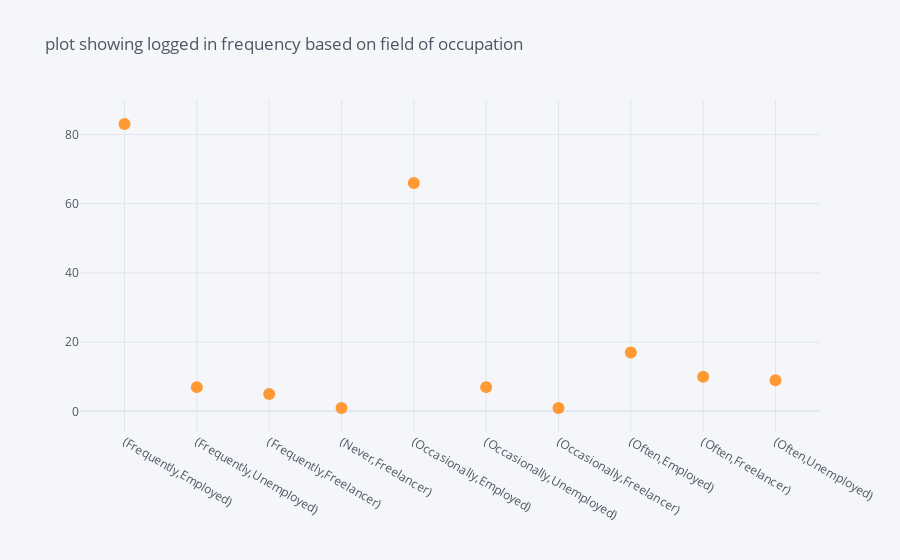

The notebook cell saved with this chart:
### Code cell
plot4 = datas['Field of Occupation'].groupby(datas['Logged in Frequency']).value_counts()
plot4.iplot(kind='scatter', mode='markers', title='plot showing logged in frequency based on field of occupation')

### Figure 1 — Plotly figure (JSON) as saved in the notebook; plotly's stock layout.template omitted (floating-point values rounded to 4 significant figures)
{"data": [{"line": {"color": "rgba(255, 153, 51, 1.0)", "dash": "solid", "shape": "linear", "width": 1.3}, "marker": {"size": 12, "symbol": "circle"}, "mode": "markers", "name": "Field of Occupation", "text": "", "type": "scatter", "x": ["(Frequently,Employed)", "(Frequently,Unemployed)", "(Frequently,Freelancer)", "(Never,Freelancer)", "(Occasionally,Employed)", "(Occasionally,Unemployed)", "(Occasionally,Freelancer)", "(Often,Employed)", "(Often,Freelancer)", "(Often,Unemployed)"], "y": [83, 7, 5, 1, 66, 7, 1, 17, 10, 9]}], "layout": {"legend": {"bgcolor": "#F5F6F9", "font": {"color": "#4D5663"}}, "paper_bgcolor": "#F5F6F9", "plot_bgcolor": "#F5F6F9", "title": {"font": {"color": "#4D5663"}, "text": "plot showing logged in frequency based on field of occupation"}, "xaxis": {"gridcolor": "#E1E5ED", "showgrid": true, "tickfont": {"color": "#4D5663"}, "title": {"font": {"color": "#4D5663"}, "text": ""}, "zerolinecolor": "#E1E5ED"}, "yaxis": {"gridcolor": "#E1E5ED", "showgrid": true, "tickfont": {"color": "#4D5663"}, "title": {"font": {"color": "#4D5663"}, "text": ""}, "zerolinecolor": "#E1E5ED"}}}
